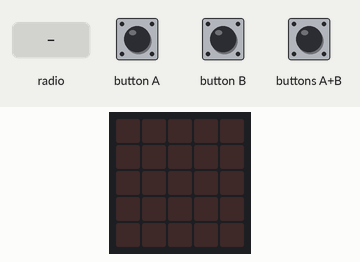
Simulated run of this program. Board: BBC micro:bit (MakeCode). Parts: the board's 5×5 LED display. Inputs (shaded band) come from the test bench.

Above: at 1.2 s.
1.3 s: radio message "Z" arrives
At 1.7 s:
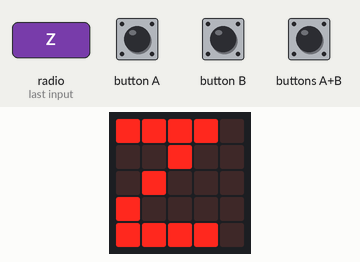
2.8 s: radio message "W" arrives
At 4.1 s:
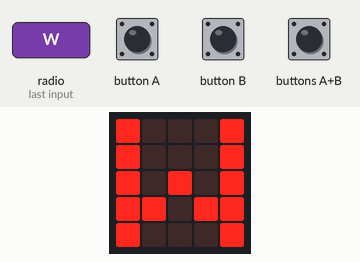
Timing chart, 0 to 5.8 s (numbered marks = the images above; inputs shaded):
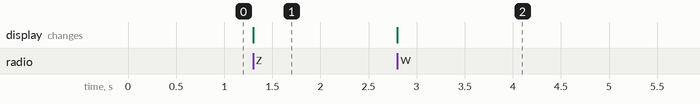

Measured:
- after the input at 1.3 s, the display: changes at once (image 1)
- after the input at 2.8 s, the display: changes at once (image 2)

The program:

main.ts
```typescript
input.onButtonPressed(Button.A, function () {
    radio.sendString("Z")
})
input.onButtonPressed(Button.AB, function () {
    radio.sendString("")
})
radio.onReceivedString(function (receivedString) {
    basic.showString(receivedString)
})
input.onButtonPressed(Button.B, function () {
    radio.sendString("W")
})
radio.setGroup(7)
```

test.ts
```typescript
// les tests vont ici ; cela ne sera pas compilé si ce paquet est utilisé en tant qu'extension.
```
